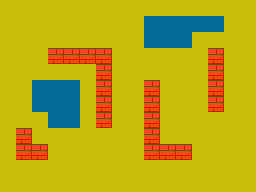

A level layout from a 2D game, rendered from its tile map. Below: a short description, then the map file with its tile-grid data intact:
An orthogonal 16x12 tile map with 16x16 px tiles, 1 tile layer (default).

<map version="1.10" tiledversion="1.11.2" orientation="orthogonal" renderorder="right-down" width="16" height="12" tilewidth="16" tileheight="16" infinite="0" nextlayerid="3" nextobjectid="1">
 <tileset firstgid="1" source="bunnyGameTiles.tsx" />
 <layer id="2" name="default" width="16" height="12">
  <data encoding="csv">
1,1,1,1,1,1,1,1,1,1,1,1,1,1,1,1,
1,1,1,1,1,1,1,1,1,3,3,3,3,3,1,1,
1,1,1,1,1,1,1,1,1,3,3,3,1,1,1,1,
1,1,1,2,2,2,2,1,1,1,1,1,1,2,1,1,
1,1,1,1,1,1,2,1,1,1,1,1,1,2,1,1,
1,1,3,3,3,1,2,1,1,2,1,1,1,2,1,1,
1,1,3,3,3,1,2,1,1,2,1,1,1,2,1,1,
1,1,1,3,3,1,2,1,1,2,1,1,1,1,1,1,
1,2,1,1,1,1,1,1,1,2,1,1,1,1,1,1,
1,2,2,1,1,1,1,1,1,2,2,2,1,1,1,1,
1,1,1,1,1,1,1,1,1,1,1,1,1,1,1,1,
1,1,1,1,1,1,1,1,1,1,1,1,1,1,1,1
</data>
 </layer>
</map>